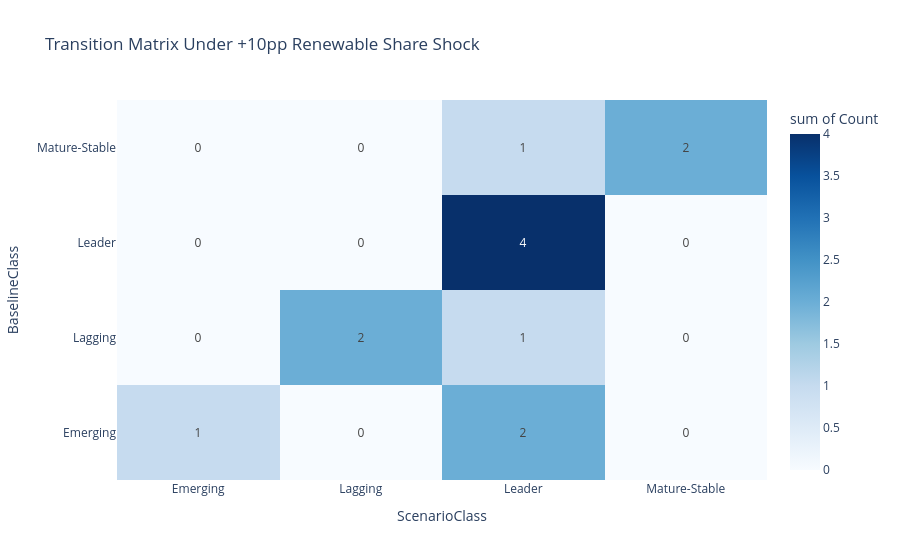

Notebook code for this chart:
### Markdown cell above
## 7B. Transition Stress-Test Simulation

A policy stress-test is performed by applying a +10 percentage-point renewable-share shock (bounded to [0,1]) and evaluating predicted transition-class shifts under fixed model structure.

### Code cell
shock_pp = 0.10
latest_year_clf = int(clf_data["Year"].max())
baseline = clf_data[clf_data["Year"] == latest_year_clf].copy().reset_index(drop=True)
baseline_X = baseline[feature_cols_clf].copy()

scenario = baseline.copy()
scenario["renew_share"] = np.clip(scenario["renew_share"] + shock_pp, 0.0, 1.0)
scenario["renew_momentum"] = scenario["renew_momentum"] + shock_pp
scenario["hhi"] = np.clip(scenario["hhi"] * 0.97, 0.0, 1.0)
scenario_X = scenario[feature_cols_clf].copy()

baseline_pred = rf.predict(baseline_X)
scenario_pred = rf.predict(scenario_X)

scenario_shift_df = pd.DataFrame({
    "Region": baseline["Region"],
    "BaselineClass": baseline_pred,
    "ScenarioClass": scenario_pred,
})
scenario_shift_df["Changed"] = scenario_shift_df["BaselineClass"] != scenario_shift_df["ScenarioClass"]

transition_counts = scenario_shift_df.groupby(["BaselineClass", "ScenarioClass"], as_index=False).size()
display(scenario_shift_df.sort_values(["Changed", "Region"], ascending=[False, True]))
display(transition_counts.sort_values("size", ascending=False))

# Replace Sankey with clearer transition matrix + impact bars
class_order = sorted(set(scenario_shift_df["BaselineClass"]).union(set(scenario_shift_df["ScenarioClass"])))
shift_matrix = pd.crosstab(
    scenario_shift_df["BaselineClass"],
    scenario_shift_df["ScenarioClass"],
    dropna=False,
).reindex(index=class_order, columns=class_order, fill_value=0)
display(shift_matrix)

impact_counts = (
    scenario_shift_df.assign(Outcome=np.where(scenario_shift_df["Changed"], "Shifted Class", "No Change"))
    .groupby("Outcome", as_index=False)
    .size()
    .rename(columns={"size": "Count"})
)

fig, axes = plt.subplots(1, 2, figsize=(14, 5))
sns.heatmap(shift_matrix, annot=True, fmt="d", cmap="Blues", cbar=False, ax=axes[0])
axes[0].set_title(f"Transition Matrix under +{int(shock_pp*100)}pp Renewable Shock")
axes[0].set_xlabel("Scenario Class")
axes[0].set_ylabel("Baseline Class")

color_map = {"Shifted Class": "#d62728", "No Change": "#2ca02c"}
impact_sorted = impact_counts.sort_values("Count", ascending=False).copy()
sns.barplot(
    data=impact_sorted,
    x="Outcome",
    y="Count",
    hue="Outcome",
    palette=color_map,
    legend=False,
    ax=axes[1],
)
axes[1].set_title("How many regions changed class?")
axes[1].set_xlabel("")
axes[1].set_ylabel("Number of Regions")
for p in axes[1].patches:
    h = p.get_height()
    axes[1].text(p.get_x() + p.get_width() / 2, h + 0.05, f"{int(h)}", ha="center", va="bottom", fontsize=10)

plt.tight_layout()
plt.show()

# Keep one interactive export, but make it directly interpretable (matrix heatmap)
heatmap_df = shift_matrix.reset_index().melt(id_vars="BaselineClass", var_name="ScenarioClass", value_name="Count")
fig_shift = px.density_heatmap(
    heatmap_df,
    x="ScenarioClass",
    y="BaselineClass",
    z="Count",
    color_continuous_scale="Blues",
    title=f"Transition Matrix Under +{int(shock_pp*100)}pp Renewable Share Shock",
    text_auto=True,
)
display(fig_shift)
fig_shift.write_html(str(OUT_DIR / "dashboard_transition_stresstest_matrix.html"), include_plotlyjs="cdn")

print("Number of regions changing predicted class:", int(scenario_shift_df["Changed"].sum()))
print("Stress-test matrix exported to:", OUT_DIR / "dashboard_transition_stresstest_matrix.html")

### Figure 1 — Plotly figure (JSON) as saved in the notebook; plotly's stock layout.template omitted (floating-point values rounded to 4 significant figures)
{"data": [{"coloraxis": "coloraxis", "histfunc": "sum", "hovertemplate": "ScenarioClass=%{x}<br>BaselineClass=%{y}<br>sum of Count=%{z}<extra></extra>", "name": "", "texttemplate": "%{z}", "type": "histogram2d", "x": ["Emerging", "Emerging", "Emerging", "Emerging", "Lagging", "Lagging", "Lagging", "Lagging", "Leader", "Leader", "Leader", "Leader", "Mature-Stable", "Mature-Stable", "Mature-Stable", "Mature-Stable"], "xaxis": "x", "xbingroup": "x", "y": ["Emerging", "Lagging", "Leader", "Mature-Stable", "Emerging", "Lagging", "Leader", "Mature-Stable", "Emerging", "Lagging", "Leader", "Mature-Stable", "Emerging", "Lagging", "Leader", "Mature-Stable"], "yaxis": "y", "ybingroup": "y", "z": [1, 0, 0, 0, 0, 2, 0, 0, 2, 1, 4, 1, 0, 0, 0, 2]}], "layout": {"coloraxis": {"colorbar": {"title": {"text": "sum of Count"}}, "colorscale": [[0, "rgb(247,251,255)"], [0.125, "rgb(222,235,247)"], [0.25, "rgb(198,219,239)"], [0.375, "rgb(158,202,225)"], [0.5, "rgb(107,174,214)"], [0.625, "rgb(66,146,198)"], [0.75, "rgb(33,113,181)"], [0.875, "rgb(8,81,156)"], [1, "rgb(8,48,107)"]]}, "legend": {"tracegroupgap": 0}, "title": {"text": "Transition Matrix Under +10pp Renewable Share Shock"}, "xaxis": {"anchor": "y", "domain": [0, 1], "title": {"text": "ScenarioClass"}}, "yaxis": {"anchor": "x", "domain": [0, 1], "title": {"text": "BaselineClass"}}}}
